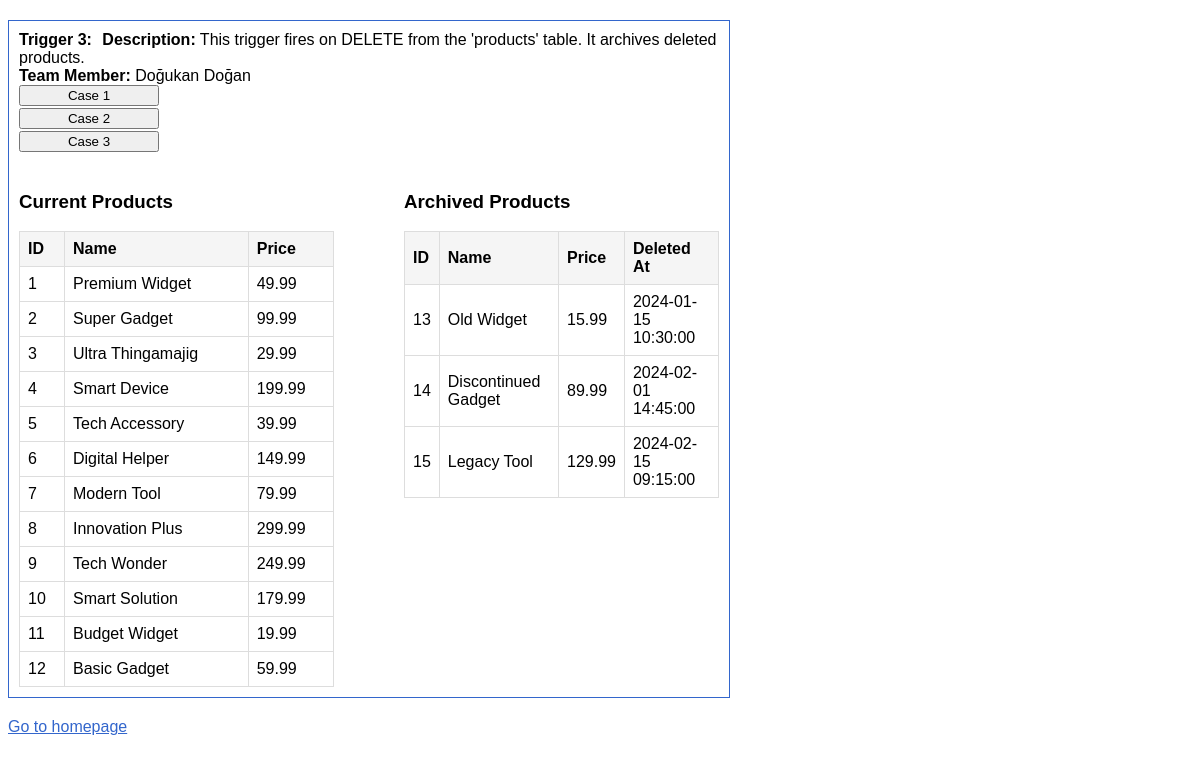
/scripts/user/trigger_3.php, run on the app's committed database.
### tables this page shows
CREATE TABLE products (
    id INT AUTO_INCREMENT PRIMARY KEY,
    name VARCHAR(100),
    price DECIMAL(10,2)
);

CREATE TABLE archived_products (
    id INT,
    name VARCHAR(100),
    price DECIMAL(10,2),
    deleted_at DATETIME
);

### scripts/user/trigger_3.php (the view, shortened to what this page needs)
<?php
require_once 'db_mysql.php';
$trigger_title = "Trigger 3";
$trigger_description = "This trigger fires on DELETE from the 'products' table. It archives deleted products.";
$member_name = "Doğukan Doğan";
$products_result = $conn->query("SELECT * FROM products");
$archived_result = $conn->query("SELECT * FROM archived_products");
?>
<!DOCTYPE html>
<html>
<head>
</head>
<body>
    <div class="mainbox">
        <span class="title"><?= htmlspecialchars($trigger_title) ?>:</span>
        <div class="desc">
            <strong>Description:</strong> <?= htmlspecialchars($trigger_description) ?>
            <br>
            <strong>Team Member:</strong> <?= htmlspecialchars($member_name) ?>
        </div>
        <form method="post" class="case-btns">
            <button type="submit" name="case" value="case1">Case 1</button>
            <button type="submit" name="case" value="case2">Case 2</button>
            <button type="submit" name="case" value="case3">Case 3</button>
        </form>
        <div class="tables">
            <div class="table-section">
                <h3>Current Products</h3>
                <table>
                    <tr><th>ID</th><th>Name</th><th>Price</th></tr>
                    <?php while ($row = $products_result->fetch_assoc()): ?>
                        <tr>
                            <td><?= htmlspecialchars($row['id']) ?></td>
                            <td><?= htmlspecialchars($row['name']) ?></td>
                            <td><?= htmlspecialchars($row['price']) ?></td>
                        </tr>
                    <?php endwhile; ?>
                </table>
            </div>
            <div class="table-section">
                <h3>Archived Products</h3>
                <table>
                    <tr><th>ID</th><th>Name</th><th>Price</th><th>Deleted At</th></tr>
                    <?php while ($row = $archived_result->fetch_assoc()): ?>
                        <tr>
                            <td><?= htmlspecialchars($row['id']) ?></td>
                            <td><?= htmlspecialchars($row['name']) ?></td>
                            <td><?= htmlspecialchars($row['price']) ?></td>
                            <td><?= htmlspecialchars($row['deleted_at']) ?></td>
                        </tr>
                    <?php endwhile; ?>
                </table>
            </div>
        </div>
    </div>
    <a href="index.php">Go to homepage</a>
</body>
</html>

### scripts/user/trigger_3.php (style rules this page uses)
body { font-family: Arial, sans-serif; }
.mainbox { border: 1px solid #3366cc; margin-top: 20px; margin-bottom: 20px; padding: 10px; max-width: 700px; }
.title { font-weight: bold; border: none; }
.desc { display: inline; margin-left: 6px; }
.case-btns button { display: block; margin-bottom: 2px; width: 140px; }
.tables { display: flex; justify-content: space-between; margin-top: 20px; }
.table-section { width: 45%; }
table { width: 100%; border-collapse: collapse; margin-top: 10px; }
th, td { border: 1px solid #ddd; padding: 8px; text-align: left; }
th { background-color: #f5f5f5; }
a { color: #3366cc; text-decoration: underline; }

### data on the page
products: id "1", name "Premium Widget", price "49.99"
products: id "2", name "Super Gadget", price "99.99"
products: id "3", name "Ultra Thingamajig", price "29.99"
products: id "4", name "Smart Device", price "199.99"
products: id "5", name "Tech Accessory", price "39.99"
products: id "6", name "Digital Helper", price "149.99"
products: id "7", name "Modern Tool", price "79.99"
products: id "8", name "Innovation Plus", price "299.99"
products: id "9", name "Tech Wonder", price "249.99"
products: id "10", name "Smart Solution", price "179.99"
products: id "11", name "Budget Widget", price "19.99"
products: id "12", name "Basic Gadget", price "59.99"
archived_products: id "13", name "Old Widget", price "15.99", deleted_at "2024-01-15 10:30:00"
archived_products: id "14", name "Discontinued Gadget", price "89.99", deleted_at "2024-02-01 14:45:00"
archived_products: id "15", name "Legacy Tool", price "129.99", deleted_at "2024-02-15 09:15:00"

### other printed values
$trigger_title "Trigger 3"
$trigger_description "This trigger fires on DELETE from the 'products' table. It archives deleted products."
$member_name "Doğukan Doğan"
